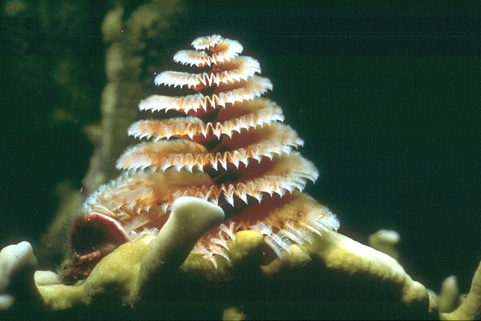
#> input picture Homework1/data/edge_detection/images/0.jpg, 481 x 321 px; its folder holds only this picture in this run
$ jupyter execute --allow-errors bayesian_edge_detection.ipynb   (shell and % lines are left out)
#> lines starting #> are read from the running program, lines starting #| are printed output that depends on the picture
# Bayesian Edge Detection

Original notebook by Raj Magesh Gauthaman (Fall 2025). Revised for Fall 2026: histogram estimates of the two distributions, the threshold from the prior and the loss, several filters at one pixel, and domain transfer.

Reference: S. Konishi, A. L. Yuille, J. M. Coughlan and S. C. Zhu, [Statistical edge detection: learning and evaluating edge cues](https://doi.org/10.1109/TPAMI.2003.1159946), IEEE TPAMI 25(1), 2003, and the notes for Lecture 4 (Bayesian Edge Detection).

If you find a bug in this notebook, please email the TAs or tell us at office hours.

**Before you start.** Run the notebook from the homework folder, so that the folder `data` is next to it. Every figure and number that a question asks for must appear in your PDF: when a question asks you to vary a parameter, copy the relevant cell into the code cell below the question (or write a loop) instead of editing and re-running the cell above, which would overwrite the earlier figure.

---

This notebook implements the Bayesian edge detector of Lecture 4. A filter turns the image around pixel $x$ into one number, the filter response $f(I(x))$. From annotated images we learn the two class-conditional distributions $P(f \mid y=+1)$ (edge) and $P(f \mid y=-1)$ (non-edge), and at every pixel we decide with the log-likelihood ratio test

$$\log \frac{P(f \mid y=+1)}{P(f \mid y=-1)} > T, \qquad T = \log\frac{P(y=-1)}{P(y=+1)} + \log\frac{c_{FP}}{c_{FN}},$$

where $c_{FP}$ is the cost of a false positive and $c_{FN}$ the cost of a missed edge.

## Utilities

[cell 1]
from __future__ import annotations
import os

import numpy as np
import numpy.typing as npt
import matplotlib.pyplot as plt
from scipy import ndimage as ndi
from PIL import Image


DATA = "data/edge_detection"
if not os.path.isdir(DATA):
    raise FileNotFoundError(f"The folder {DATA} was not found. Start Jupyter in the homework folder, "
                            "so that the folder data is next to this notebook.")
TRAIN_IDS = (0, 1, 2, 3, 4)   # the distributions are learned on these images
TEST_IDS = (5, 6)             # and evaluated on these


def load_data(id: int = 0) -> tuple[npt.NDArray[np.float64], npt.NDArray[np.bool_]]:
    """Load image `id` (0 to 6) as grey levels in [0, 1], and its hand-annotated edge map."""
#> called with id = 0
    image = np.array(Image.open(f"{DATA}/images/{id}.jpg").convert("L")).astype(float) / 255
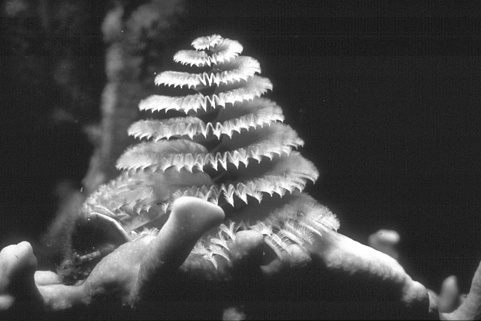
#> image: shape (321, 481) float64; min 0.0549, max 1, mean 0.288
    edge_map = np.array(Image.open(f"{DATA}/edge_maps/{id}.bmp").convert("1"))
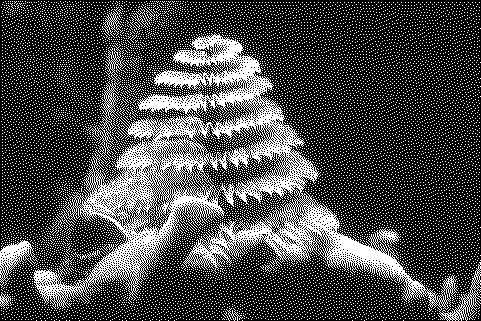
#> edge_map: shape (321, 481) bool; 28.4% white in thin lines or dots
    return image, edge_map


def load_colour(id: int = 0) -> npt.NDArray[np.float64]:
    """Load image `id` (0 to 6) as an RGB array in [0, 1]."""
#> called with id = 0
    return np.array(Image.open(f"{DATA}/images/{id}.jpg").convert("RGB")).astype(float) / 255


def edge_labels(edge_map: npt.NDArray[np.bool_], tolerance: int = 1) -> npt.NDArray[np.bool_]:
    """Labels y(x): True (y = +1) for pixels within `tolerance` pixels of an annotated boundary.

    The annotated boundaries are one pixel wide and can be off by a pixel, so the pixels
    next to a boundary are counted as edge pixels too.
    """
#> called with tolerance = 1
    if tolerance == 0:
        return edge_map.copy()
    size = 2 * tolerance + 1
    return ndi.binary_dilation(edge_map, structure=np.ones((size, size), dtype=bool))
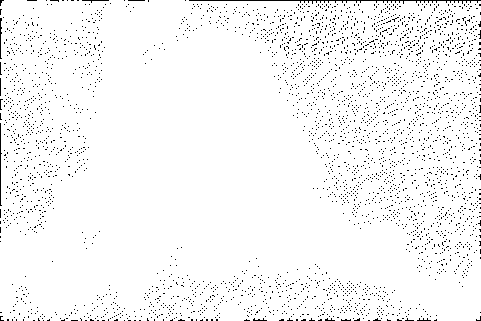
#> returned value: shape (321, 481) bool; 96.5% white; black in thin lines or dots


def filter_response(image: npt.NDArray[np.float64], kind: str = "gradient", sigma: float = 1.0) -> npt.NDArray[np.float64]:
    """Filter response f(I(x)) at every pixel.

    kind = "gradient":  |grad(G_sigma * I)|, the gradient magnitude after Gaussian smoothing
    kind = "laplacian": |sigma^2 Laplacian(G_sigma * I)|, the magnitude of the Laplacian of Gaussian
    kind = "colour":    gradient magnitude of the two colour-opponent channels (red-green and
                        yellow-blue); `image` must then be an RGB array
    """
    if kind == "gradient":
        return ndi.gaussian_gradient_magnitude(image, sigma)
    if kind == "laplacian":
        return np.abs(ndi.gaussian_laplace(image, sigma)) * sigma**2
    if kind == "colour":
        r, g, b = image[..., 0], image[..., 1], image[..., 2]
        red_green = (r - g) / np.sqrt(2)
        yellow_blue = (r + g - 2 * b) / np.sqrt(6)
        return np.hypot(ndi.gaussian_gradient_magnitude(red_green, sigma), ndi.gaussian_gradient_magnitude(yellow_blue, sigma))
    raise ValueError(f"unknown filter {kind}")


def learn_distributions(responses, labels, n_bins: int = 64, max_value: float | None = None):
    """Histogram estimates of P(f | y=+1) and P(f | y=-1).

    Returns the bin edges and the two histograms, each normalised to sum to one.
    The last bin is open-ended: responses above `max_value` fall into it.
    """
    f, y = np.ravel(responses), np.ravel(labels)
    if max_value is None:
        max_value = np.quantile(f, 0.999)
    bins = np.linspace(0, max_value, n_bins + 1)
    bins[-1] = np.inf
    p_on = np.histogram(f[y], bins=bins)[0].astype(float)
    p_off = np.histogram(f[~y], bins=bins)[0].astype(float)
    return bins, p_on / p_on.sum(), p_off / p_off.sum()


def log_likelihood_ratio(responses, bins, p_on, p_off, floor: float = 1e-6):
    """log P(f | y=+1) / P(f | y=-1), read off the two histograms.

    The probabilities are floored so that an empty bin does not give plus or minus infinity.
    """
    k = np.clip(np.digitize(responses, bins) - 1, 0, len(p_on) - 1)
    return np.log((p_on[k] + floor) / (p_off[k] + floor))


def decision_threshold(prior_edge: float, c_fp: float = 1.0, c_fn: float = 1.0) -> float:
    """T = log P(y=-1)/P(y=+1) + log c_FP/c_FN."""
    return float(np.log((1 - prior_edge) / prior_edge) + np.log(c_fp / c_fn))


def risk(decisions, labels, c_fp: float = 1.0, c_fn: float = 1.0) -> float:
    """Average loss per pixel: c_FN for every missed edge pixel, c_FP for every false positive."""
    d, y = np.ravel(decisions), np.ravel(labels)
    return float((c_fn * np.sum(~d & y) + c_fp * np.sum(d & ~y)) / y.size)


def compute_roc(scores, labels):
    """ROC curve of the test `score > threshold` as the threshold is swept.

    Returns the false positive rates, the true positive (hit) rates and the area under the curve.
    """
    s, y = np.ravel(scores), np.ravel(labels)
    order = np.argsort(-s, kind="stable")
    s, y = s[order], y[order]
    tp, fp = np.cumsum(y), np.cumsum(~y)
    last = np.r_[np.nonzero(np.diff(s))[0], len(s) - 1]   # one point per distinct score
    tpr = np.r_[0.0, tp[last] / y.sum()]
    fpr = np.r_[0.0, fp[last] / (~y).sum()]
    area = float(np.sum((fpr[1:] - fpr[:-1]) * (tpr[1:] + tpr[:-1]) / 2))
    return fpr, tpr, area


def bin_centres(bins):
    """Centres of the histogram bins (the open-ended last bin is drawn with the width of the others)."""
    edges = bins.copy()
    edges[-1] = edges[-2] + (edges[1] - edges[0])
    return (edges[:-1] + edges[1:]) / 2


def show(images, titles, cmap="gray", **kwargs):
    """Plot a row of images."""
    fig, axes = plt.subplots(1, len(images), figsize=(3.6 * len(images), 3))
    for ax, image, title in zip(np.atleast_1d(axes), images, titles):
        ax.imshow(image, cmap=cmap, **kwargs)
        ax.set_title(title)
        ax.axis("off")
    fig.tight_layout()
    plt.show()

## The data

Seven photographs from the Berkeley Segmentation Dataset with hand-annotated object boundaries (the same images as in the 2025 homework). The distributions are learned on images 0 to 4 and tested on images 5 and 6.

A pixel is labelled edge ($y=+1$) if it lies within one pixel of an annotated boundary, and non-edge ($y=-1$) otherwise. The annotations follow the convention described in Lecture 4: an edge is the boundary of an object (or a significant change of texture, such as lettering), and strong intensity variation inside a region (fur, grass, water) belongs to the non-edge class.

[cell 2]
images, colour_images, labels = {}, {}, {}
#> (the rest of this cell did not finish here and is left out)

## Filter responses

The derivative is computed after Gaussian smoothing, because differentiation amplifies noise. The scale $\sigma$ of the Gaussian selects the size of structure the filter responds to. The Laplacian of Gaussian is shown for comparison.

#> (a cell that did not finish here is left out)

## Learning the two distributions

Apply the filter to every training pixel, split the responses into two pools according to the label, and build a histogram of each pool. Each histogram is normalised by its own total, so it estimates a distribution over responses conditioned on the label. The last bin collects every response above roughly the 99.9th percentile, which is why the curves jump up at the right end.

[cell 4]
sigma = 1.0   # change this for Question 8.1
#> sigma = 1

#> (the rest of this cell did not finish here and is left out)

### Question 8.1 (3 points)

- Plot the two class-conditional distributions of the gradient magnitude for $\sigma = 1$ and for $\sigma = 2$ (copy the cell above into the code cell below and run it for both values), and report the fraction of training pixels labelled edge, $P(y=+1)$. **(1 point)**
- Why does the non-edge distribution pile up near zero, and why do the two distributions overlap? What does the overlap imply for the Bayes risk, and how does the overlap change from $\sigma = 1$ to $\sigma = 2$? **(2 points)**

[cell 5]
# Your code for Question 8.1

**Your answers for Question 8.1:**

## From the likelihood ratio to a decision

The log-likelihood ratio is computed at every pixel of a test image from the two learned histograms and compared with the threshold $T$. The costs below say that missing an edge is five times worse than a false positive.

[cell 6]
sigma = 1.0
#> (the rest of this cell did not finish here and is left out)

#> (a cell that did not finish here is left out)

### Question 8.2 (4 points)

- With $c_{FP}=1$ and $c_{FN}=5$, report the threshold $T$ and show the decision maps on test image 5 at this $T$ and at $T=0$. Describe the difference between the two maps. **(1 point)**
- Plot the empirical risk on the test images as a function of the threshold. Is its minimum close to the threshold $T$ predicted by Bayes decision theory? Give one reason why the two need not coincide exactly. **(2 points)**
- The two ROC curves come from thresholding the log-likelihood ratio and from thresholding the raw response $f$. Why are they almost identical here (look at the plot of the log-likelihood ratio against $f$)? When would the two tests give different ROC curves? **(1 point)**

[cell 8]
# Your code for Question 8.2

**Your answers for Question 8.2:**

## Many filters at one pixel

One filter is often ambiguous. With a bank of filters $f_1, \dots, f_M$ at the same pixel, the joint distribution $P(f_1, \dots, f_M \mid y)$ is hard to learn, so we assume the responses are conditionally independent given the label. The log-likelihood ratio is then a sum of one term per filter:

$$\log\frac{P(f_1,\dots,f_M \mid y=+1)}{P(f_1,\dots,f_M \mid y=-1)} = \sum_{i=1}^{M}\log\frac{P(f_i \mid y=+1)}{P(f_i \mid y=-1)}.$$

We use five cues: the gradient magnitude at three scales, the Laplacian of Gaussian, and a colour cue (the gradient of the two colour-opponent channels), as in Konishi et al.

[cell 9]
cues = {
    "gradient, sigma = 1": ("gradient", 1.0),
    "gradient, sigma = 2": ("gradient", 2.0),
    "gradient, sigma = 4": ("gradient", 4.0),
    "Laplacian, sigma = 2": ("laplacian", 2.0),
    "colour, sigma = 2": ("colour", 2.0),
}

llr_per_cue, train_responses = {}, {}
#> (the rest of this cell did not finish here and is left out)

#> (a cell that did not finish here is left out)

### Question 8.3 (4 points)

- Report the ROC area of each single cue and of the sum of all five log-likelihood ratios. Does combining the cues help? **(1 point)**
- The table adds each cue in turn to the $\sigma=2$ gradient (the first row is the $\sigma=2$ gradient alone). Which cue helps most? Why do the other two gradient scales add little or nothing? Use the correlations in the table. **(1 point)**
- Look at the scatter plots: are the cues conditionally independent given the label? At the same Bayes threshold $T$, the sum of five log-likelihood ratios declares many more pixels to be edges than the $\sigma=2$ gradient alone. Explain why, using what the independence assumption does with correlated cues. What does Lecture 4 suggest instead (see the Lecture 4 notes, pp. 39–41)? **(2 points)**

[cell 11]
# Your code for Question 8.3

**Your answers for Question 8.3:**

## Domain transfer

The statistics of images differ between domains. To study this under control we generate two synthetic domains with the same kind of boundaries: a *quiet* domain, where every region has a constant grey level, and a *textured* domain, where fine texture is added inside every region. The detector is trained on the quiet domain, where labels are available, and tested on the textured domain.

Three detectors are compared on the textured domain:

1. **source only**: both distributions learned on the quiet domain;
2. **transfer**: $P(f \mid y=+1)$ from the quiet domain, and $P(f \mid y=-1)$ re-estimated from *all* pixels of the textured images, without using their labels (most pixels are non-edge pixels);
3. **oracle**: both distributions learned from the labelled textured images (the same images it is evaluated on, so it is an in-sample reference).

All three use the same threshold $T$, computed from the prior of the quiet domain and the costs above.

[cell 12]
def make_scene(rng, size: int = 128, n_shapes: int = 5, texture: float = 0.0, noise: float = 0.02):
    """A synthetic image of ellipses and rectangles on a background, and its boundary map.

    Every region has a constant grey level. With texture > 0, fine-grained texture of roughly that
    amplitude is added inside every region; the boundaries and the region means do not change.
    """
#> called with size = 128, n_shapes = 5, texture = 0, noise = 0.02
    yy, xx = np.mgrid[0:size, 0:size]
    region = np.zeros((size, size), dtype=int)
    for k in range(1, n_shapes + 1):
        cy, cx = rng.uniform(0.15, 0.85, 2) * size
        a, b = rng.uniform(0.08, 0.25, 2) * size
        th = rng.uniform(0, np.pi)
        u = ((xx - cx) * np.cos(th) + (yy - cy) * np.sin(th)) / a
        v = (-(xx - cx) * np.sin(th) + (yy - cy) * np.cos(th)) / b
        inside = (u**2 + v**2 < 1) if rng.random() < 0.5 else ((np.abs(u) < 1) & (np.abs(v) < 1))
        region[inside] = k
    levels = rng.permutation(np.linspace(0.12, 0.88, n_shapes + 1)) + rng.uniform(-0.03, 0.03, n_shapes + 1)
    image = levels[region]
    if texture > 0:
        for k in range(n_shapes + 1):
            t = ndi.gaussian_filter(rng.normal(size=(size, size)), 0.8)
            image = image + (region == k) * texture * rng.uniform(0.6, 1.4) * t / t.std()
    image = ndi.gaussian_filter(image, 1.0) + rng.normal(scale=noise, size=(size, size))
    boundary = np.zeros((size, size), dtype=bool)
    boundary[:, 1:] |= region[:, 1:] != region[:, :-1]
    boundary[1:, :] |= region[1:, :] != region[:-1, :]
    return np.clip(image, 0, 1), boundary


rng = np.random.default_rng(2026)
quiet = [make_scene(rng, texture=0.0) for _ in range(20)]
textured = [make_scene(rng, texture=0.10) for _ in range(20)]
show([quiet[0][0], quiet[0][1], textured[0][0], textured[0][1]], ["quiet domain", "its boundaries", "textured domain", "its boundaries"])
#> in show, `plt.show()`:
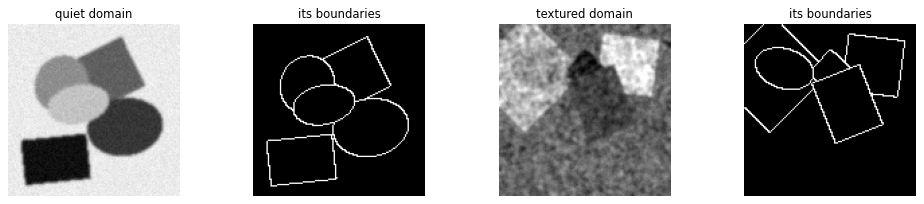
#> figure drawn by matplotlib, 4 panels

[cell 13]
def stack_scenes(scenes, sigma: float = 1.0):
    f = np.concatenate([filter_response(im, "gradient", sigma).ravel() for im, _ in scenes])
    y = np.concatenate([edge_labels(b).ravel() for _, b in scenes])
    return f, y


sigma = 1.0
f_src, y_src = stack_scenes(quiet, sigma)
f_tgt, y_tgt = stack_scenes(textured, sigma)
max_value = np.quantile(np.r_[f_src, f_tgt], 0.999)      # the same bins for every histogram

bins, pon_src, poff_src = learn_distributions(f_src, y_src, max_value=max_value)
_, pon_tgt, poff_tgt = learn_distributions(f_tgt, y_tgt, max_value=max_value)
p_all_tgt = np.histogram(f_tgt, bins=bins)[0].astype(float)
p_all_tgt /= p_all_tgt.sum()                              # all target pixels, labels not used

T = decision_threshold(y_src.mean(), c_fp=1.0, c_fn=5.0)
detectors = {
    "source only": (pon_src, poff_src),
    "transfer": (pon_src, p_all_tgt),
    "oracle": (pon_tgt, poff_tgt),
}

centres = bin_centres(bins)
fig, ax = plt.subplots(figsize=(6, 3.6))
ax.step(centres, pon_src, where="mid", color="tab:red", ls="--", label="edge, quiet domain")
ax.step(centres, pon_tgt, where="mid", color="tab:red", label="edge, textured domain")
ax.step(centres, poff_src, where="mid", color="tab:blue", ls="--", label="non-edge, quiet domain")
ax.step(centres, poff_tgt, where="mid", color="tab:blue", label="non-edge, textured domain")
ax.set_yscale("log")
ax.set_xlabel(r"$|\nabla(G_\sigma * I)|$, $\sigma = 1$")
ax.set_ylabel("probability per bin")
ax.legend(fontsize=8)
plt.show()
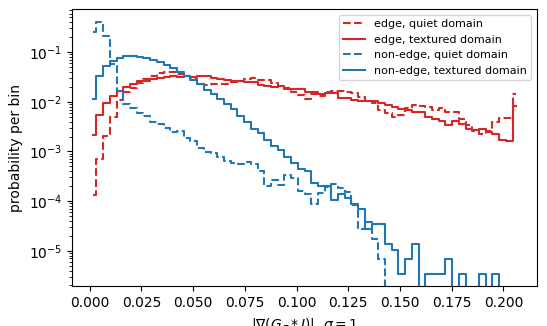
#> figure drawn by matplotlib, 1 panel; curve peaks at x = 0.0406, y = 0.0397; curve peaks at x = 0.0406, y = 0.033; curve peaks at x = 0.00487, y = 0.409

print(f"threshold T = {T:.2f}")
print(f"{'detector':12s} {'risk':>7s} {'false positive rate':>20s} {'hit rate':>9s}")
decision_maps = {}
for name, (pon, poff) in detectors.items():
    d = log_likelihood_ratio(f_tgt, bins, pon, poff) > T
    fpr = np.sum(d & ~y_tgt) / np.sum(~y_tgt)
    hit = np.sum(d & y_tgt) / np.sum(y_tgt)
    print(f"{name:12s} {risk(d, y_tgt, 1.0, 5.0):7.4f} {fpr:20.3f} {hit:9.3f}")
    image0 = filter_response(textured[0][0], "gradient", sigma)
    decision_maps[name] = log_likelihood_ratio(image0, bins, pon, poff) > T

show([textured[0][0]] + list(decision_maps.values()), ["textured image"] + [f"decisions: {n}" for n in decision_maps])
#> call 2 of show, with cmap = 'gray'
#> in show (call 2), `plt.show()`:
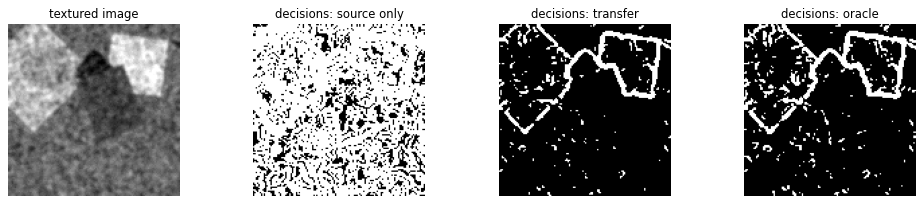
#> figure drawn by matplotlib, 4 panels
